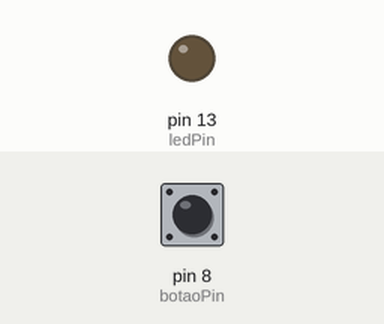
The sketch below on a simulated Arduino Uno, built with avr-gcc and run on an emulated ATmega328P. Shown: output pins drawn as LEDs (lit = HIGH). The inputs (shaded band) are chosen by the test bench; at power-on: pin 8 (botaoPin) HIGH.

Above: at 1.4 s.
1.5 s: pin 8 (botaoPin) pulled LOW for 0.35 s
At 1.67 s:
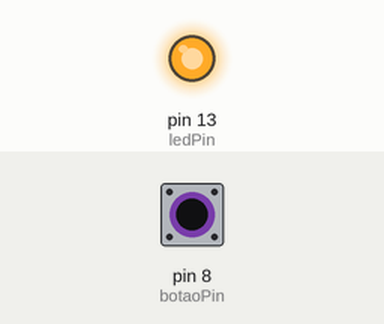
3.3 s: pin 8 (botaoPin) pulled LOW for 3.2 s
At 6.9 s:
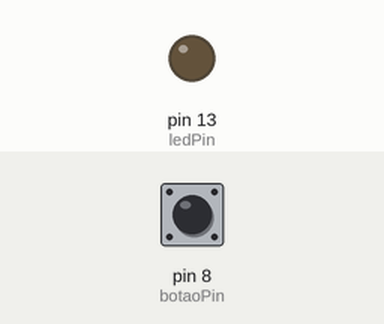
Timing chart, 0 to 8.4 s (numbered marks = the images above; inputs shaded):
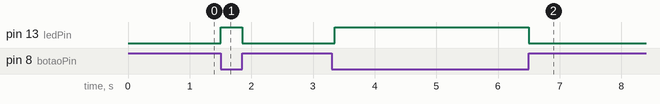

Measured:
- after the input at 1.5 s, pin 13 (ledPin): LOW → HIGH at once, → LOW 0.35 s later
- after the input at 3.3 s, pin 13 (ledPin): LOW → HIGH after 0.05 s, → LOW 3.1 s later

The sketch:

PushButonPullUp.ino
```cpp
/**
 * @brief Resitor Pull Up - Exemplo de utilização de um resitor pull up com toggle button mantendo o estado
 * do botão quando precionado e push button alternado o estado.
 * @date 20/10/2014
 * @author Houston Santos
 */

// Portas do Arduino associadas
const int botaoPin = 8;
const int ledPin = 13;

void setup() {
	// Definindo portas como INPUT ou OUTPUT
  	pinMode(botaoPin, INPUT_PULLUP);
	pinMode(ledPin, OUTPUT);
}

void loop() {
	// Mantendo o estado - toggle button
	/*if(digitalRead(botaoPin) == LOW) {
		int state = digitalRead(ledPin);
		digitalWrite(ledPin, !state);
		delay(300);
	}*/

 	// Não mantendo o estado - push button
	if(digitalRead(botaoPin) == LOW) {
		digitalWrite(ledPin, HIGH);
	} else {
		digitalWrite(ledPin, LOW);
		delay(300);
      }
}
```
